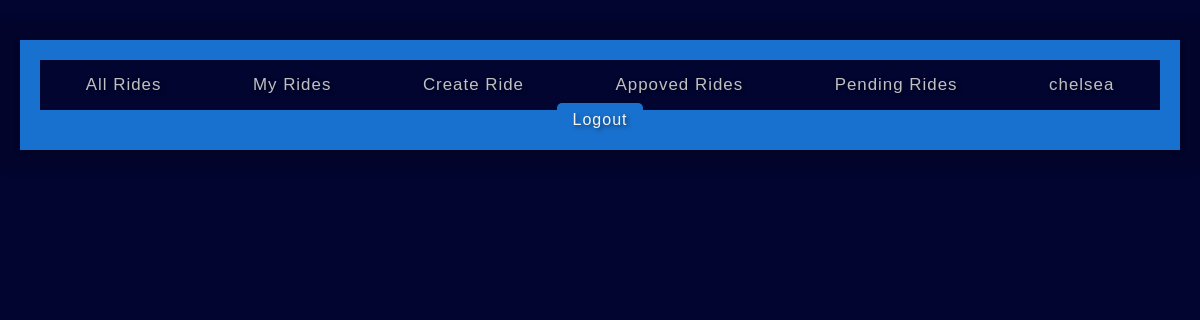
/catalog/approvedrides/ (signed in), run on an earlier commit of the app's database.
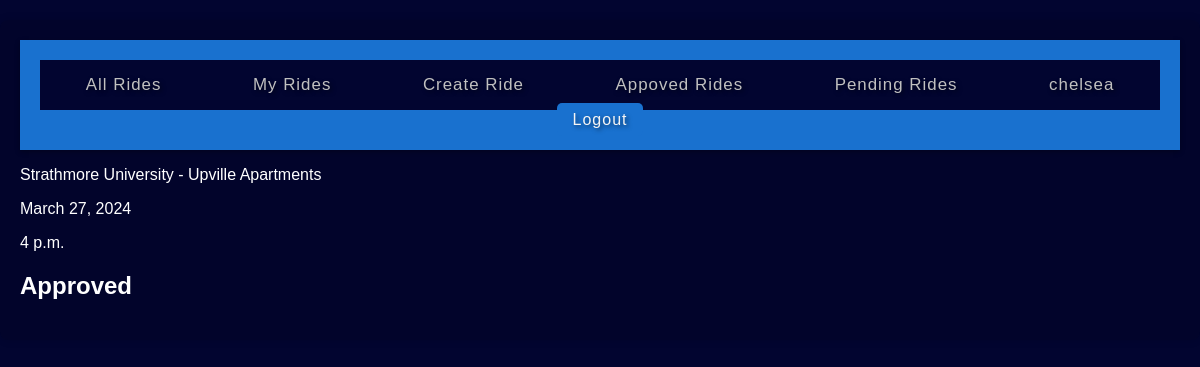
And on a later commit of the database.
### catalog/models.py (models this page shows, shortened)
class Ride(models.Model):
    RideID = models.AutoField(primary_key = True)
    Source_Address = models.CharField(max_length = 128, help_text="")
    Dest_Address = models.CharField(max_length = 128, help_text="")
    NumberPlate = models.CharField(max_length = 128, help_text="")
    DL_No = models.CharField(max_length=100, help_text="")
    date = models.DateField(help_text="")
    time = models.TimeField(help_text="")
    Occupancy = models.IntegerField(help_text="")
    UserName = models.CharField(max_length = 128, help_text="")

### catalog/views.py (the view)
# urls.py: path('approvedrides/', views.approvedRides, name = "approvedRides"),
def approvedRides(request):
    current_user = request.user.username
    approvedRides = []
    rides = Request.objects.filter(UserName = current_user, Approved = True)
    for ride in rides:
        id = ride.RideID
        approvedRides.append(Ride.objects.get(RideID = id))
    context = {'approvedRides' : approvedRides}
    return render(request, 'approvedRides.html', context)

### catalog/templates/approvedRides.html
{% extends 'base.html' %}
{% block content %}
    {% for ride in approvedRides %}
    <div class="wrap">
        <div class="ride">
            <p class="neon">{{ride.Source_Address}}  - {{ride.Dest_Address}}</p>
            <p class="neon">{{ride.date}}</p>
            <p class="neon">{{ride.time}}</p>
            <h2 class="neon">Approved</h2>
        </div>
    </div>
    {% endfor %}
{% endblock %}

What changed in the data, as far as the page shows it:
now on this page (row edited): Ride: Source_Address "Strathmore University", Dest_Address "Upville Apartments", date "March 27, 2024", time "4 p.m."
